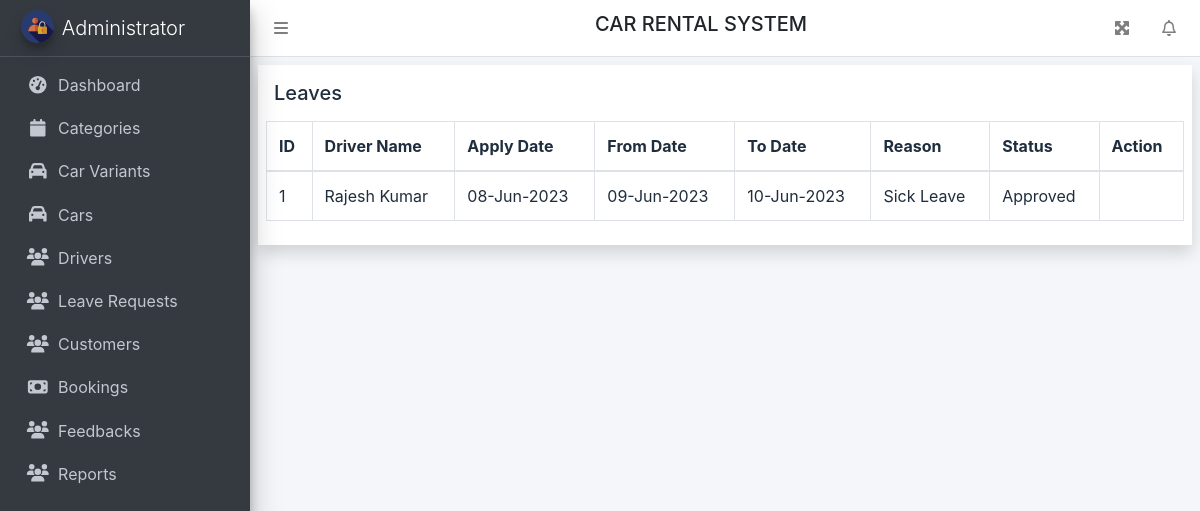
Page /leaveapp.php on the committed database.
### tables this page shows
CREATE TABLE `leaves` (
  `id` int NOT NULL,
  `driver_id` int NOT NULL,
  `fromdate` date NOT NULL,
  `todate` date NOT NULL,
  `reason` varchar(100) DEFAULT NULL,
  `status` varchar(20) DEFAULT 'Pending',
  `applydate` date NOT NULL
);

CREATE TABLE `drivers` (
  `id` int NOT NULL,
  `dname` varchar(30) NOT NULL,
  `address` varchar(40) NOT NULL,
  `gender` varchar(12) NOT NULL,
  `licno` varchar(20) NOT NULL,
  `phone` varchar(10) NOT NULL,
  `adhar` varchar(12) NOT NULL,
  `dob` date NOT NULL,
  `photo` varchar(100) NOT NULL,
  `status` varchar(20) NOT NULL DEFAULT 'Available',
  `active` tinyint(1) NOT NULL DEFAULT '1',
  `createdon` datetime NOT NULL DEFAULT CURRENT_TIMESTAMP,
  `exp` int DEFAULT NULL,
  `mstatus` varchar(12) DEFAULT NULL,
  `ratings` int DEFAULT NULL,
  `deleted` tinyint(1) NOT NULL DEFAULT '0',
  `userid` varchar(30) DEFAULT NULL
);

### dbfun.php (called while the page is built, shortened)
<?php
function connect() {
    $link = mysqli_connect(HOST, USER, PASSWORD, DBNAME) or die("Error " . mysqli_connect_error());
    return $link;
}
function allrecords($table) {
    $link = connect();
    $result = mysqli_query($link, "SELECT * FROM $table") or die("Error " . mysqli_error($link));
    $rows = [];
    while ($row = mysqli_fetch_assoc($result)) {
        $rows[] = $row;
    }
    return $rows;
}
function single($table, $condition) {
    $link = connect();
    $result = mysqli_query($link, "SELECT * FROM $table WHERE $condition limit 1")
            or die("Error " . mysqli_error($link));
    $row = mysqli_fetch_assoc($result);
    return $row;
}
function pretty_date($date) {
    return date("d-M-Y", strtotime($date));
}

### leaveapp.php (the view, shortened to what this page needs)
<?php
include_once 'aheader.php';
?>
<div class="row">
    <div class="col-sm-12">
        <h5 class="p-2 mb-2">Leaves</h5>
        <table class="table table-bordered">
            <thead>
                <tr>
                    <th>ID</th>
                    <th>Driver Name</th>
                    <th>Apply Date</th>
                    <th>From Date</th>
                    <th>To Date</th>
                    <th>Reason</th>
                    <th>Status</th>
                    <th>Action</th>
                </tr>
            </thead>
            <tbody>
                <?php
                foreach (allrecords("leaves order by id desc") as $l) {
                    extract($l);
                    $drivername=single("drivers","id=$driver_id")["dname"];
                    ?>
                    <tr>
                        <td><?= $id ?></td>
                        <td><?= $drivername ?></td>
                        <td><?= pretty_date($applydate) ?></td>
                        <td><?= pretty_date($fromdate) ?></td>
                        <td><?= pretty_date($todate) ?></td>
                        <td><?= $reason ?></td>
                        <td><?= $status ?></td>
                        <td>
                        </td>
                    </tr>
                <?php } ?>
            </tbody>
        </table>
    </div>
</div>
<?php include_once 'afooter.php'; ?>

### rows in the picture
leaves: id "1", driver.dname "Rajesh Kumar", applydate "08-Jun-2023", fromdate "09-Jun-2023", todate "10-Jun-2023", reason "Sick Leave", status "Approved"
